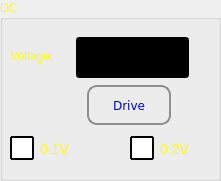
  <widget class="QGroupBox" name="grpDCDrive">
   <property name="geometry">
    <rect>
     <x>10</x>
     <y>190</y>
     <width>221</width>
     <height>181</height>
    </rect>
   </property>
   <property name="palette">
    <palette>
     <active>
      <colorrole role="WindowText">
       <brush brushstyle="SolidPattern">
        <color alpha="255">
         <red>255</red>
         <green>255</green>
         <blue>0</blue>
        </color>
       </brush>
      </colorrole>
     </active>
     <inactive>
      <colorrole role="WindowText">
       <brush brushstyle="SolidPattern">
        <color alpha="255">
         <red>255</red>
         <green>255</green>
         <blue>0</blue>
        </color>
       </brush>
      </colorrole>
     </inactive>
     <disabled>
      <colorrole role="WindowText">
       <brush brushstyle="SolidPattern">
        <color alpha="255">
         <red>116</red>
         <green>116</green>
         <blue>116</blue>
        </color>
       </brush>
      </colorrole>
     </disabled>
    </palette>
   </property>
   <property name="title">
    <string>DC</string>
   </property>
   <widget class="QLabel" name="label_3">
    <property name="geometry">
     <rect>
      <x>10</x>
      <y>40</y>
      <width>61</width>
      <height>31</height>
     </rect>
    </property>
    <property name="palette">
     <palette>
      <active>
       <colorrole role="WindowText">
        <brush brushstyle="SolidPattern">
         <color alpha="255">
          <red>255</red>
          <green>255</green>
          <blue>0</blue>
         </color>
        </brush>
       </colorrole>
       <colorrole role="Text">
        <brush brushstyle="SolidPattern">
         <color alpha="255">
          <red>255</red>
          <green>255</green>
          <blue>0</blue>
         </color>
        </brush>
       </colorrole>
       <colorrole role="ButtonText">
        <brush brushstyle="SolidPattern">
         <color alpha="255">
          <red>255</red>
          <green>255</green>
          <blue>0</blue>
         </color>
        </brush>
       </colorrole>
      </active>
      <inactive>
       <colorrole role="WindowText">
        <brush brushstyle="SolidPattern">
         <color alpha="255">
          <red>255</red>
          <green>255</green>
          <blue>0</blue>
         </color>
        </brush>
       </colorrole>
       <colorrole role="Text">
        <brush brushstyle="SolidPattern">
         <color alpha="255">
          <red>255</red>
          <green>255</green>
          <blue>0</blue>
         </color>
        </brush>
       </colorrole>
       <colorrole role="ButtonText">
        <brush brushstyle="SolidPattern">
         <color alpha="255">
          <red>255</red>
          <green>255</green>
          <blue>0</blue>
         </color>
        </brush>
       </colorrole>
      </inactive>
      <disabled>
       <colorrole role="WindowText">
        <brush brushstyle="SolidPattern">
         <color alpha="255">
          <red>255</red>
          <green>255</green>
          <blue>0</blue>
         </color>
        </brush>
       </colorrole>
       <colorrole role="Text">
        <brush brushstyle="SolidPattern">
         <color alpha="255">
          <red>255</red>
          <green>255</green>
          <blue>0</blue>
         </color>
        </brush>
       </colorrole>
       <colorrole role="ButtonText">
        <brush brushstyle="SolidPattern">
         <color alpha="255">
          <red>255</red>
          <green>255</green>
          <blue>0</blue>
         </color>
        </brush>
       </colorrole>
      </disabled>
     </palette>
    </property>
    <property name="text">
     <string>Voltage:</string>
    </property>
   </widget>
   <widget class="QPushButton" name="butDriveDC">
    <property name="geometry">
     <rect>
      <x>87</x>
      <y>85</y>
      <width>84</width>
      <height>40</height>
     </rect>
    </property>
    <property name="palette">
     <palette>
      <active>
       <colorrole role="WindowText">
        <brush brushstyle="SolidPattern">
         <color alpha="255">
          <red>0</red>
          <green>0</green>
          <blue>255</blue>
         </color>
        </brush>
       </colorrole>
       <colorrole role="Button">
        <brush brushstyle="LinearGradientPattern">
         <gradient startx="0.000000000000000" starty="0.000000000000000" endx="0.000000000000000" endy="1.000000000000000" type="LinearGradient" spread="PadSpread" coordinatemode="ObjectBoundingMode">
          <gradientstop position="0.000000000000000">
           <color alpha="255">
            <red>246</red>
            <green>247</green>
            <blue>250</blue>
           </color>
          </gradientstop>
          <gradientstop position="1.000000000000000">
           <color alpha="255">
            <red>218</red>
            <green>219</green>
            <blue>222</blue>
           </color>
          </gradientstop>
         </gradient>
        </brush>
       </colorrole>
       <colorrole role="Text">
        <brush brushstyle="SolidPattern">
         <color alpha="255">
          <red>0</red>
          <green>0</green>
          <blue>255</blue>
         </color>
        </brush>
       </colorrole>
       <colorrole role="ButtonText">
        <brush brushstyle="SolidPattern">
         <color alpha="255">
          <red>0</red>
          <green>0</green>
          <blue>255</blue>
         </color>
        </brush>
       </colorrole>
       <colorrole role="Base">
        <brush brushstyle="LinearGradientPattern">
         <gradient startx="0.000000000000000" starty="0.000000000000000" endx="0.000000000000000" endy="1.000000000000000" type="LinearGradient" spread="PadSpread" coordinatemode="ObjectBoundingMode">
          <gradientstop position="0.000000000000000">
           <color alpha="255">
            <red>246</red>
            <green>247</green>
            <blue>250</blue>
           </color>
          </gradientstop>
          <gradientstop position="1.000000000000000">
           <color alpha="255">
            <red>218</red>
            <green>219</green>
            <blue>222</blue>
           </color>
          </gradientstop>
         </gradient>
        </brush>
       </colorrole>
       <colorrole role="Window">
        <brush brushstyle="LinearGradientPattern">
         <gradient startx="0.000000000000000" starty="0.000000000000000" endx="0.000000000000000" endy="1.000000000000000" type="LinearGradient" spread="PadSpread" coordinatemode="ObjectBoundingMode">
          <gradientstop position="0.000000000000000">
           <color alpha="255">
            <red>246</red>
            <green>247</green>
            <blue>250</blue>
           </color>
          </gradientstop>
          <gradientstop position="1.000000000000000">
           <color alpha="255">
            <red>218</red>
            <green>219</green>
            <blue>222</blue>
           </color>
          </gradientstop>
         </gradient>
        </brush>
       </colorrole>
      </active>
      <inactive>
       <colorrole role="WindowText">
        <brush brushstyle="SolidPattern">
         <color alpha="255">
          <red>0</red>
          <green>0</green>
          <blue>255</blue>
         </color>
        </brush>
       </colorrole>
       <colorrole role="Button">
        <brush brushstyle="LinearGradientPattern">
         <gradient startx="0.000000000000000" starty="0.000000000000000" endx="0.000000000000000" endy="1.000000000000000" type="LinearGradient" spread="PadSpread" coordinatemode="ObjectBoundingMode">
          <gradientstop position="0.000000000000000">
           <color alpha="255">
            <red>246</red>
            <green>247</green>
            <blue>250</blue>
           </color>
          </gradientstop>
          <gradientstop position="1.000000000000000">
           <color alpha="255">
            <red>218</red>
            <green>219</green>
            <blue>222</blue>
           </color>
          </gradientstop>
         </gradient>
        </brush>
       </colorrole>
       <colorrole role="Text">
        <brush brushstyle="SolidPattern">
         <color alpha="255">
          <red>0</red>
          <green>0</green>
          <blue>255</blue>
         </color>
        </brush>
       </colorrole>
       <colorrole role="ButtonText">
        <brush brushstyle="SolidPattern">
         <color alpha="255">
          <red>0</red>
          <green>0</green>
          <blue>255</blue>
         </color>
        </brush>
       </colorrole>
       <colorrole role="Base">
        <brush brushstyle="LinearGradientPattern">
         <gradient startx="0.000000000000000" starty="0.000000000000000" endx="0.000000000000000" endy="1.000000000000000" type="LinearGradient" spread="PadSpread" coordinatemode="ObjectBoundingMode">
          <gradientstop position="0.000000000000000">
           <color alpha="255">
            <red>246</red>
            <green>247</green>
            <blue>250</blue>
           </color>
          </gradientstop>
          <gradientstop position="1.000000000000000">
           <color alpha="255">
            <red>218</red>
            <green>219</green>
            <blue>222</blue>
           </color>
          </gradientstop>
         </gradient>
        </brush>
       </colorrole>
       <colorrole role="Window">
        <brush brushstyle="LinearGradientPattern">
         <gradient startx="0.000000000000000" starty="0.000000000000000" endx="0.000000000000000" endy="1.000000000000000" type="LinearGradient" spread="PadSpread" coordinatemode="ObjectBoundingMode">
          <gradientstop position="0.000000000000000">
           <color alpha="255">
            <red>246</red>
            <green>247</green>
            <blue>250</blue>
           </color>
          </gradientstop>
          <gradientstop position="1.000000000000000">
           <color alpha="255">
            <red>218</red>
            <green>219</green>
            <blue>222</blue>
           </color>
          </gradientstop>
         </gradient>
        </brush>
       </colorrole>
      </inactive>
      <disabled>
       <colorrole role="WindowText">
        <brush brushstyle="SolidPattern">
         <color alpha="255">
          <red>0</red>
          <green>0</green>
          <blue>255</blue>
         </color>
        </brush>
       </colorrole>
       <colorrole role="Button">
        <brush brushstyle="LinearGradientPattern">
         <gradient startx="0.000000000000000" starty="0.000000000000000" endx="0.000000000000000" endy="1.000000000000000" type="LinearGradient" spread="PadSpread" coordinatemode="ObjectBoundingMode">
          <gradientstop position="0.000000000000000">
           <color alpha="255">
            <red>246</red>
            <green>247</green>
            <blue>250</blue>
           </color>
          </gradientstop>
          <gradientstop position="1.000000000000000">
           <color alpha="255">
            <red>218</red>
            <green>219</green>
            <blue>222</blue>
           </color>
          </gradientstop>
         </gradient>
        </brush>
       </colorrole>
       <colorrole role="Text">
        <brush brushstyle="SolidPattern">
         <color alpha="255">
          <red>0</red>
          <green>0</green>
          <blue>255</blue>
         </color>
        </brush>
       </colorrole>
       <colorrole role="ButtonText">
        <brush brushstyle="SolidPattern">
         <color alpha="255">
          <red>0</red>
          <green>0</green>
          <blue>255</blue>
         </color>
        </brush>
       </colorrole>
       <colorrole role="Base">
        <brush brushstyle="LinearGradientPattern">
         <gradient startx="0.000000000000000" starty="0.000000000000000" endx="0.000000000000000" endy="1.000000000000000" type="LinearGradient" spread="PadSpread" coordinatemode="ObjectBoundingMode">
          <gradientstop position="0.000000000000000">
           <color alpha="255">
            <red>246</red>
            <green>247</green>
            <blue>250</blue>
           </color>
          </gradientstop>
          <gradientstop position="1.000000000000000">
           <color alpha="255">
            <red>218</red>
            <green>219</green>
            <blue>222</blue>
           </color>
          </gradientstop>
         </gradient>
        </brush>
       </colorrole>
       <colorrole role="Window">
        <brush brushstyle="LinearGradientPattern">
         <gradient startx="0.000000000000000" starty="0.000000000000000" endx="0.000000000000000" endy="1.000000000000000" type="LinearGradient" spread="PadSpread" coordinatemode="ObjectBoundingMode">
          <gradientstop position="0.000000000000000">
           <color alpha="255">
            <red>246</red>
            <green>247</green>
            <blue>250</blue>
           </color>
          </gradientstop>
          <gradientstop position="1.000000000000000">
           <color alpha="255">
            <red>218</red>
            <green>219</green>
            <blue>222</blue>
           </color>
          </gradientstop>
         </gradient>
        </brush>
       </colorrole>
      </disabled>
     </palette>
    </property>
    <property name="font">
     <font>
      <family>DejaVu Sans</family>
     </font>
    </property>
    <property name="focusPolicy">
     <enum>Qt::NoFocus</enum>
    </property>
    <property name="styleSheet">
     <string notr="true"> QPushButton {
     border: 2px solid #8f8f91;
     border-radius: 10px;
     background-color: qlineargradient(x1: 0, y1: 0, x2: 0, y2: 1,
                                       stop: 0 #f6f7fa, stop: 1 #dadbde);
     min-width: 80px;
 }

 QPushButton:pressed {
     background-color: qlineargradient(x1: 0, y1: 0, x2: 0, y2: 1,
                                       stop: 0 #dadbde, stop: 1 #f6f7fa);
 }

 QPushButton:flat {
     border: none; /* no border for a flat push button */
 }

 QPushButton:default {
     border-color: navy; /* make the default button prominent */
 }</string>
    </property>
    <property name="text">
     <string>Drive</string>
    </property>
   </widget>
   <widget class="QLineEdit" name="lineEdit">
    <property name="geometry">
     <rect>
      <x>76</x>
      <y>37</y>
      <width>113</width>
      <height>41</height>
     </rect>
    </property>
    <property name="palette">
     <palette>
      <active>
       <colorrole role="WindowText">
        <brush brushstyle="SolidPattern">
         <color alpha="255">
          <red>255</red>
          <green>255</green>
          <blue>255</blue>
         </color>
        </brush>
       </colorrole>
       <colorrole role="Button">
        <brush brushstyle="SolidPattern">
         <color alpha="255">
          <red>0</red>
          <green>0</green>
          <blue>0</blue>
         </color>
        </brush>
       </colorrole>
       <colorrole role="Text">
        <brush brushstyle="SolidPattern">
         <color alpha="255">
          <red>255</red>
          <green>255</green>
          <blue>255</blue>
         </color>
        </brush>
       </colorrole>
       <colorrole role="ButtonText">
        <brush brushstyle="SolidPattern">
         <color alpha="255">
          <red>255</red>
          <green>255</green>
          <blue>255</blue>
         </color>
        </brush>
       </colorrole>
       <colorrole role="Base">
        <brush brushstyle="SolidPattern">
         <color alpha="255">
          <red>0</red>
          <green>0</green>
          <blue>0</blue>
         </color>
        </brush>
       </colorrole>
       <colorrole role="Window">
        <brush brushstyle="SolidPattern">
         <color alpha="255">
          <red>0</red>
          <green>0</green>
          <blue>0</blue>
         </color>
        </brush>
       </colorrole>
       <colorrole role="Highlight">
        <brush brushstyle="SolidPattern">
         <color alpha="255">
          <red>255</red>
          <green>255</green>
          <blue>0</blue>
         </color>
        </brush>
       </colorrole>
      </active>
      <inactive>
       <colorrole role="WindowText">
        <brush brushstyle="SolidPattern">
         <color alpha="255">
          <red>255</red>
          <green>255</green>
          <blue>255</blue>
         </color>
        </brush>
       </colorrole>
       <colorrole role="Button">
        <brush brushstyle="SolidPattern">
         <color alpha="255">
          <red>0</red>
          <green>0</green>
          <blue>0</blue>
         </color>
        </brush>
       </colorrole>
       <colorrole role="Text">
        <brush brushstyle="SolidPattern">
         <color alpha="255">
          <red>255</red>
          <green>255</green>
          <blue>255</blue>
         </color>
        </brush>
       </colorrole>
       <colorrole role="ButtonText">
        <brush brushstyle="SolidPattern">
         <color alpha="255">
          <red>255</red>
          <green>255</green>
          <blue>255</blue>
         </color>
        </brush>
       </colorrole>
       <colorrole role="Base">
        <brush brushstyle="SolidPattern">
         <color alpha="255">
          <red>0</red>
          <green>0</green>
          <blue>0</blue>
         </color>
        </brush>
       </colorrole>
       <colorrole role="Window">
        <brush brushstyle="SolidPattern">
         <color alpha="255">
          <red>0</red>
          <green>0</green>
          <blue>0</blue>
         </color>
        </brush>
       </colorrole>
       <colorrole role="Highlight">
        <brush brushstyle="SolidPattern">
         <color alpha="255">
          <red>255</red>
          <green>255</green>
          <blue>0</blue>
         </color>
        </brush>
       </colorrole>
      </inactive>
      <disabled>
       <colorrole role="WindowText">
        <brush brushstyle="SolidPattern">
         <color alpha="255">
          <red>255</red>
          <green>255</green>
          <blue>255</blue>
         </color>
        </brush>
       </colorrole>
       <colorrole role="Button">
        <brush brushstyle="SolidPattern">
         <color alpha="255">
          <red>0</red>
          <green>0</green>
          <blue>0</blue>
         </color>
        </brush>
       </colorrole>
       <colorrole role="Text">
        <brush brushstyle="SolidPattern">
         <color alpha="255">
          <red>255</red>
          <green>255</green>
          <blue>255</blue>
         </color>
        </brush>
       </colorrole>
       <colorrole role="ButtonText">
        <brush brushstyle="SolidPattern">
         <color alpha="255">
          <red>255</red>
          <green>255</green>
          <blue>255</blue>
         </color>
        </brush>
       </colorrole>
       <colorrole role="Base">
        <brush brushstyle="SolidPattern">
         <color alpha="255">
          <red>0</red>
          <green>0</green>
          <blue>0</blue>
         </color>
        </brush>
       </colorrole>
       <colorrole role="Window">
        <brush brushstyle="SolidPattern">
         <color alpha="255">
          <red>0</red>
          <green>0</green>
          <blue>0</blue>
         </color>
        </brush>
       </colorrole>
       <colorrole role="Highlight">
        <brush brushstyle="SolidPattern">
         <color alpha="255">
          <red>255</red>
          <green>255</green>
          <blue>0</blue>
         </color>
        </brush>
       </colorrole>
      </disabled>
     </palette>
    </property>
   </widget>
   <widget class="QCheckBox" name="chkP1V">
    <property name="geometry">
     <rect>
      <x>10</x>
      <y>136</y>
      <width>81</width>
      <height>25</height>
     </rect>
    </property>
    <property name="palette">
     <palette>
      <active>
       <colorrole role="WindowText">
        <brush brushstyle="SolidPattern">
         <color alpha="255">
          <red>255</red>
          <green>255</green>
          <blue>0</blue>
         </color>
        </brush>
       </colorrole>
       <colorrole role="Text">
        <brush brushstyle="SolidPattern">
         <color alpha="255">
          <red>255</red>
          <green>255</green>
          <blue>0</blue>
         </color>
        </brush>
       </colorrole>
       <colorrole role="ButtonText">
        <brush brushstyle="SolidPattern">
         <color alpha="255">
          <red>255</red>
          <green>255</green>
          <blue>0</blue>
         </color>
        </brush>
       </colorrole>
      </active>
      <inactive>
       <colorrole role="WindowText">
        <brush brushstyle="SolidPattern">
         <color alpha="255">
          <red>255</red>
          <green>255</green>
          <blue>0</blue>
         </color>
        </brush>
       </colorrole>
       <colorrole role="Text">
        <brush brushstyle="SolidPattern">
         <color alpha="255">
          <red>255</red>
          <green>255</green>
          <blue>0</blue>
         </color>
        </brush>
       </colorrole>
       <colorrole role="ButtonText">
        <brush brushstyle="SolidPattern">
         <color alpha="255">
          <red>255</red>
          <green>255</green>
          <blue>0</blue>
         </color>
        </brush>
       </colorrole>
      </inactive>
      <disabled>
       <colorrole role="WindowText">
        <brush brushstyle="SolidPattern">
         <color alpha="255">
          <red>255</red>
          <green>255</green>
          <blue>0</blue>
         </color>
        </brush>
       </colorrole>
       <colorrole role="Text">
        <brush brushstyle="SolidPattern">
         <color alpha="255">
          <red>255</red>
          <green>255</green>
          <blue>0</blue>
         </color>
        </brush>
       </colorrole>
       <colorrole role="ButtonText">
        <brush brushstyle="SolidPattern">
         <color alpha="255">
          <red>255</red>
          <green>255</green>
          <blue>0</blue>
         </color>
        </brush>
       </colorrole>
      </disabled>
     </palette>
    </property>
    <property name="styleSheet">
     <string notr="true">QCheckBox{
font: 14px;
color:yellow
}
 QCheckBox::indicator {
     width: 20px;
     height:20px;
   border: 2px solid black;
	 border-radius:1;

 }
 QCheckBox::indicator::unchecked {
		background-color:white;
     }

     QCheckBox::indicator:unchecked:hover {
		background-color:white;
     }

     QCheckBox::indicator:unchecked:pressed {
		background-color:white;
     }

     QCheckBox::indicator::checked {
		background-color:#f2a400;
     }

     QCheckBox::indicator:checked:hover {
		background-color:#f2a400;
     }

     QCheckBox::indicator:checked:pressed {
		background-color:#f2a400;
     }</string>
    </property>
    <property name="text">
     <string>0.1V</string>
    </property>
   </widget>
   <widget class="QCheckBox" name="chkP2V">
    <property name="geometry">
     <rect>
      <x>130</x>
      <y>136</y>
      <width>81</width>
      <height>25</height>
     </rect>
    </property>
    <property name="palette">
     <palette>
      <active>
       <colorrole role="WindowText">
        <brush brushstyle="SolidPattern">
         <color alpha="255">
          <red>255</red>
          <green>255</green>
          <blue>0</blue>
         </color>
        </brush>
       </colorrole>
       <colorrole role="Text">
        <brush brushstyle="SolidPattern">
         <color alpha="255">
          <red>255</red>
          <green>255</green>
          <blue>0</blue>
         </color>
        </brush>
       </colorrole>
       <colorrole role="ButtonText">
        <brush brushstyle="SolidPattern">
         <color alpha="255">
          <red>255</red>
          <green>255</green>
          <blue>0</blue>
         </color>
        </brush>
       </colorrole>
      </active>
      <inactive>
       <colorrole role="WindowText">
        <brush brushstyle="SolidPattern">
         <color alpha="255">
          <red>255</red>
          <green>255</green>
          <blue>0</blue>
         </color>
        </brush>
       </colorrole>
       <colorrole role="Text">
        <brush brushstyle="SolidPattern">
         <color alpha="255">
          <red>255</red>
          <green>255</green>
          <blue>0</blue>
         </color>
        </brush>
       </colorrole>
       <colorrole role="ButtonText">
        <brush brushstyle="SolidPattern">
         <color alpha="255">
          <red>255</red>
          <green>255</green>
          <blue>0</blue>
         </color>
        </brush>
       </colorrole>
      </inactive>
      <disabled>
       <colorrole role="WindowText">
        <brush brushstyle="SolidPattern">
         <color alpha="255">
          <red>255</red>
          <green>255</green>
          <blue>0</blue>
         </color>
        </brush>
       </colorrole>
       <colorrole role="Text">
        <brush brushstyle="SolidPattern">
         <color alpha="255">
          <red>255</red>
          <green>255</green>
          <blue>0</blue>
         </color>
        </brush>
       </colorrole>
       <colorrole role="ButtonText">
        <brush brushstyle="SolidPattern">
         <color alpha="255">
          <red>255</red>
          <green>255</green>
          <blue>0</blue>
         </color>
        </brush>
       </colorrole>
      </disabled>
     </palette>
    </property>
    <property name="styleSheet">
     <string notr="true">QCheckBox{
font: 14px;
color:yellow
}
 QCheckBox::indicator {
     width: 20px;
     height:20px;
   border: 2px solid black;
	 border-radius:1;

 }
 QCheckBox::indicator::unchecked {
		background-color:white;
     }

     QCheckBox::indicator:unchecked:hover {
		background-color:white;
     }

     QCheckBox::indicator:unchecked:pressed {
		background-color:white;
     }

     QCheckBox::indicator::checked {
		background-color:#f2a400;
     }

     QCheckBox::indicator:checked:hover {
		background-color:#f2a400;
     }

     QCheckBox::indicator:checked:pressed {
		background-color:#f2a400;
     }</string>
    </property>
    <property name="text">
     <string>0.2V</string>
    </property>
   </widget>
  </widget>
